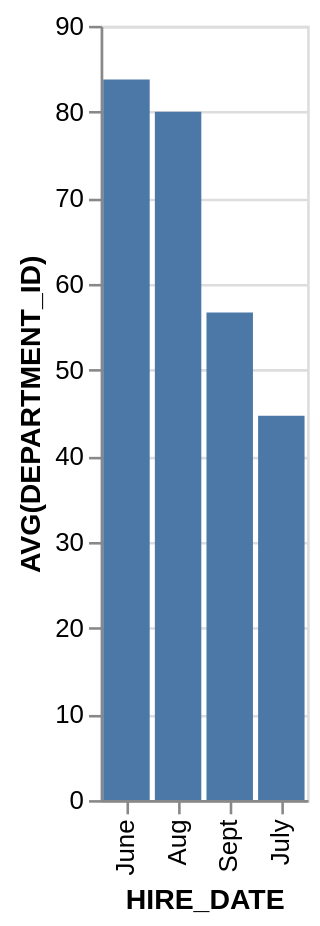

Vega-Lite specification for this chart:
### Vega-Lite specification from a JSON file in a GitHub repository (floating-point values rounded to 4 significant figures)
{"data": {"values": [{"x_data": "June", "y_data": 83.75}, {"x_data": "Aug", "y_data": 80}, {"x_data": "Sept", "y_data": 56.67}, {"x_data": "July", "y_data": 44.67}]}, "mark": "bar", "encoding": {"x": {"field": "x_data", "type": "nominal", "title": "HIRE_DATE", "sort": {"op": "sum", "field": "y_data", "order": "descending"}}, "y": {"field": "y_data", "type": "quantitative", "title": "AVG(DEPARTMENT_ID)"}}}
